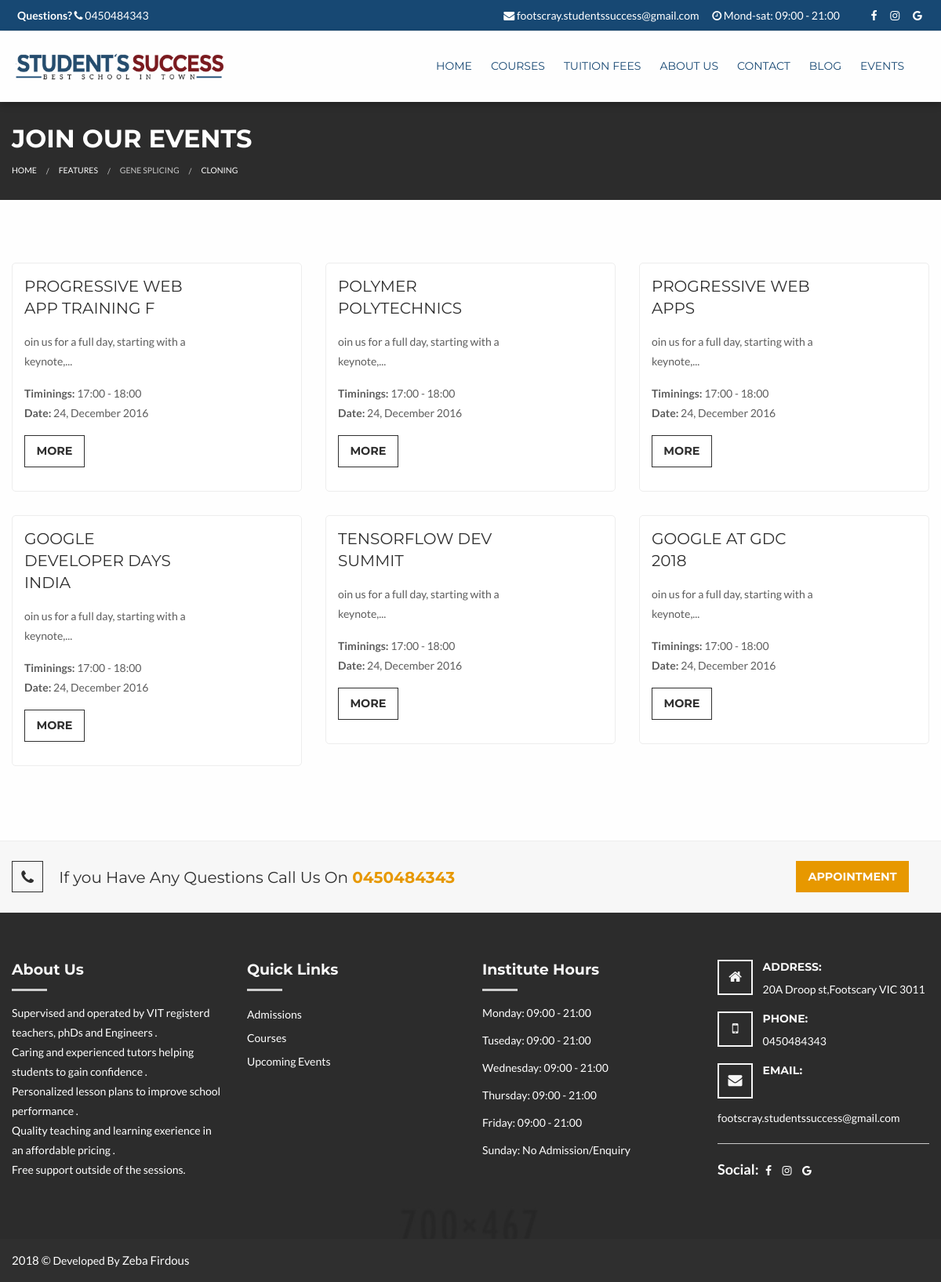
Page /website/index.php/events on the committed database.
### tables this page shows
CREATE TABLE `events` (
  `event_id` bigint(20) NOT NULL,
  `event_title` varchar(255) NOT NULL,
  `event_content` text NOT NULL,
  `event_time` varchar(20) NOT NULL,
  `event_date` date NOT NULL,
  `event_location` varchar(255) NOT NULL,
  `call_to_hlep` int(20) NOT NULL,
  `event_image` varchar(255) NOT NULL
);

### website/application/controllers/Events.php (called while the page is built, shortened)
<?php
class Events extends CI_Controller {
	public function index()
	{
		$this->load->view('includes/header');
		$this->load->model('HomeModel');
		$data['new_event'] = $this->HomeModel->EventList();
		$this->load->view('event/Events',$data);
		$this->load->view('includes/footer');
	}
}

### website/index.php (called while the page is built, shortened)
<?php
require_once BASEPATH.'core/CodeIgniter.php';

### website/application/models/HomeModel.php (called while the page is built, shortened)
<?php
class HomeModel extends CI_Model
{
	public function EventList($id=null){
		$this->db->select('*');
		$this->db->from('events');
		$this->db->order_by("event_id","desc");
		$result = $this->db->get();
		return $result->result_array();
	}
}
 ?>

### website/application/views/event/Events.php (the view, shortened to what this page needs)
<div class="title-section module">
    <div class="row">
        <div class="small-12 columns">
            <h1>Join Our Events</h1>
        </div>
        <div class="small-12 columns">
            <ul class="breadcrumbs">
                <li><a href="#">Home</a></li>
                <li><a href="#">Features</a></li>
                <li class="disabled">Gene Splicing</li>
                <li><span class="show-for-sr">Current: </span> Cloning</li>
            </ul>
        </div>
    </div>
</div>
<div class="content-section module">
    <div class="space-section module">
        <div class="row">
            <div class="events-wrapper">
                <?php if (!empty($new_event)): ?>
                <?php foreach ($new_event as $event): ?>
                    <div class="medium-4 small-12 columns">
                <div class="event">
                    <div class="medium-8 small-12 columns event-data">
                        <h4><a href="#"><?php echo substr($event['event_title'], 0,30); ?></a></h4>
                        <p>
                           <?php echo substr($event['event_content'], 0,50); ?>...
                        </p>
                        <p><strong>Timinings:</strong> 17:00 - 18:00
                        <br><strong>Date:</strong> 24, December 2016</p>
                        <a href="<?php echo base_url('Events/EventDetails/').$event['event_id'] ?>" class="button primary bordered-dark">More</a>
                    </div>
                    <div class="clearfix"></div>
                </div>
            </div>
                <?php endforeach ?>
                <?php endif ?>
            </div>
        </div>
    </div>
</div>

### website/assets/style.css (style rules this page uses)
body { font-family:'Lato', sans-serif; line-height:25px; font-size:0.875rem; font-weight:400; padding:0; margin:0; font-style:normal; color:#5d5d5d; }
h1, h1 a { font-size:2rem; margin-bottom:15px; }
h4, h4 a { font-size:1.25rem; }
label, p, ul, ol, a, blockquote, input, textarea, select, [type=date], [type=text], [type=email], span { font-size:0.875rem; line-height:25px; color:#5d5d5d; }
h1,h2,h3,h4,h5,h6, h2 a, h3 a, h4 a, h5 a, h6 a, h1 span, h2 span, h3 span, h4 span, h5 span, h6 span { font-family:'Montserrat', sans-serif; font-weight:bold; color:#2f2f2f; }
.button { text-transform:uppercase; font-weight:bold; font-family:'Montserrat', sans-serif; }
.button.primary { background-color:#174873; }
.bordered-dark { background-color:transparent !important; border:1px solid #2f2f2f !important; color:#2f2f2f !important; }
.module { position:relative; margin-bottom:80px; }
.space-section .row .small-12 { margin-top:15px; margin-bottom:15px; }
.space-section .row .small-12:last-child { margin-bottom:0px; }
.space-section .row .small-12:first-child { margin-top:0px; }
.space-section .row .medium-4:nth-child(2), .space-section .row .medium-4:nth-child(3) { margin-top:0px; }
.event { background-color:rgba(255,255,255,0.95); border-radius:5px; padding:0px 0px; }
.event-data { padding-top:15px; padding-bottom:15px; }
.event h4 a { font-weight:normal; text-transform:uppercase; }
.event .button { margin-bottom:0px; }
.title-section { padding-top:25px; padding-bottom:25px; position:relative; background-color:rgba(27, 27, 27, 0.9); }
.title-section::after { content:""; background:url('images/help/title-bg.jpg'); top:0; left:0; bottom:0; right:0; position:absolute; z-index:-1; background-size:cover; }
.title-section h1 { text-transform:uppercase; margin-top:0px; margin-bottom:5px; color:#FFF; }
.title-section ul { margin: 0px; }
.breadcrumbs li, .breadcrumbs li a { font-size: 0.65rem; }
.breadcrumbs li, .breadcrumbs li a { color: #FFF; }
.content-section h4 { font-weight:normal; }
.content-section .events-wrapper .event { border:1px solid #ededed; }
.staff-detail h4, h4 a { margin-top: 10px; font-weight:normal; }

### rows in the picture
events: event_title "PROGRESSIVE WEB APP TRAINING F", event_content "oin us for a full day, starting with a keynote,"
events: event_title "POLYMER POLYTECHNICS", event_content "oin us for a full day, starting with a keynote,"
events: event_title "PROGRESSIVE WEB APPS", event_content "oin us for a full day, starting with a keynote,"
events: event_title "GOOGLE DEVELOPER DAYS INDIA", event_content "oin us for a full day, starting with a keynote,"
events: event_title "TENSORFLOW DEV SUMMIT", event_content "oin us for a full day, starting with a keynote,"
events: event_title "GOOGLE AT GDC 2018", event_content "oin us for a full day, starting with a keynote,"
